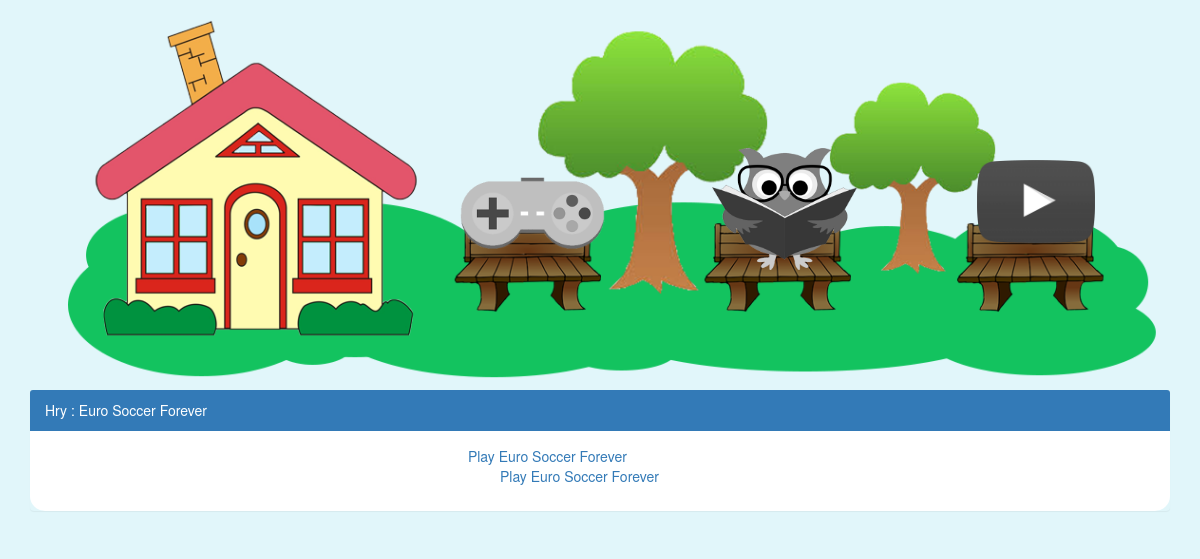
The page /games/game.php?game_id=4573 on the database its author committed.
### tables this page shows
CREATE TABLE `game` (
  `name` varchar(50) NOT NULL,
  `game_id` int(11) NOT NULL,
  `big_icon_path` varchar(100) NOT NULL,
  `height` int(11) DEFAULT NULL,
  `width` int(11) DEFAULT NULL,
  `embed` varchar(600) DEFAULT NULL
);

### games/select_all_games.php (the view, shortened to what this page needs)
<?php
include "../db/connect.php";
if(isset($_GET['game_id'])){
    $game_id = $_GET['game_id'];
    $game = "SELECT * FROM game WHERE game_id=$game_id";
    $result = mysqli_query($conn, $game);
    $row = mysqli_fetch_assoc($result);
    $name = $row['name'];
    $embed = html_entity_decode($row['embed'],ENT_QUOTES, "UTF-8");
    $width = $row['width'];
    echo"
    <div class='panel-heading'>Hry : $name</div>
                <div class='panel-body' id='embedovana-hra'>
                            <div class='col-md-12 row'>
                                <div id='embed' style='width: $width;'>$embed</div>
                            </div>
                </div>
    </div>
        ";
}
?>

### css/homepage.css (style rules this page uses)
body { background-color: #e1f6fa; }
.panel-body { background-color: white; border-radius: 15px; border-top-right-radius: 0px; border-top-left-radius: 0px; border-color: #e1f6fa; }
.panel div.row { background-color: white; }
#embedovana-hra .row { max-width: 99%; }
#miniclip-game-embed { max-width: 94%; }
#embed { text-align: center; }

### rows shown on the page
game: name "Euro Soccer Forever", embed "Play Euro Soccer Forever Play Euro Soccer Forever"
